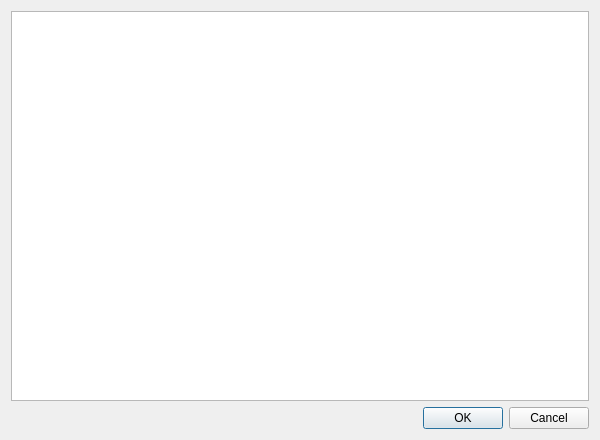
<?xml version="1.0" encoding="UTF-8"?>
<ui version="4.0">
 <class>editorPDBInfoDialog</class>
 <widget class="QDialog" name="editorPDBInfoDialog">
  <property name="geometry">
   <rect>
    <x>0</x>
    <y>0</y>
    <width>600</width>
    <height>440</height>
   </rect>
  </property>
  <property name="windowTitle">
   <string>Dialog</string>
  </property>
  <layout class="QVBoxLayout" name="verticalLayout">
   <item>
    <widget class="QPlainTextEdit" name="textEditor">
     <property name="lineWrapMode">
      <enum>QPlainTextEdit::NoWrap</enum>
     </property>
    </widget>
   </item>
   <item>
    <widget class="QDialogButtonBox" name="buttonBox">
     <property name="orientation">
      <enum>Qt::Horizontal</enum>
     </property>
     <property name="standardButtons">
      <set>QDialogButtonBox::Cancel|QDialogButtonBox::Ok</set>
     </property>
    </widget>
   </item>
  </layout>
 </widget>
 <resources/>
 <connections>
  <connection>
   <sender>buttonBox</sender>
   <signal>accepted()</signal>
   <receiver>editorPDBInfoDialog</receiver>
   <slot>accept()</slot>
   <hints>
    <hint type="sourcelabel">
     <x>248</x>
     <y>254</y>
    </hint>
    <hint type="destinationlabel">
     <x>157</x>
     <y>274</y>
    </hint>
   </hints>
  </connection>
  <connection>
   <sender>buttonBox</sender>
   <signal>rejected()</signal>
   <receiver>editorPDBInfoDialog</receiver>
   <slot>reject()</slot>
   <hints>
    <hint type="sourcelabel">
     <x>316</x>
     <y>260</y>
    </hint>
    <hint type="destinationlabel">
     <x>286</x>
     <y>274</y>
    </hint>
   </hints>
  </connection>
 </connections>
</ui>
